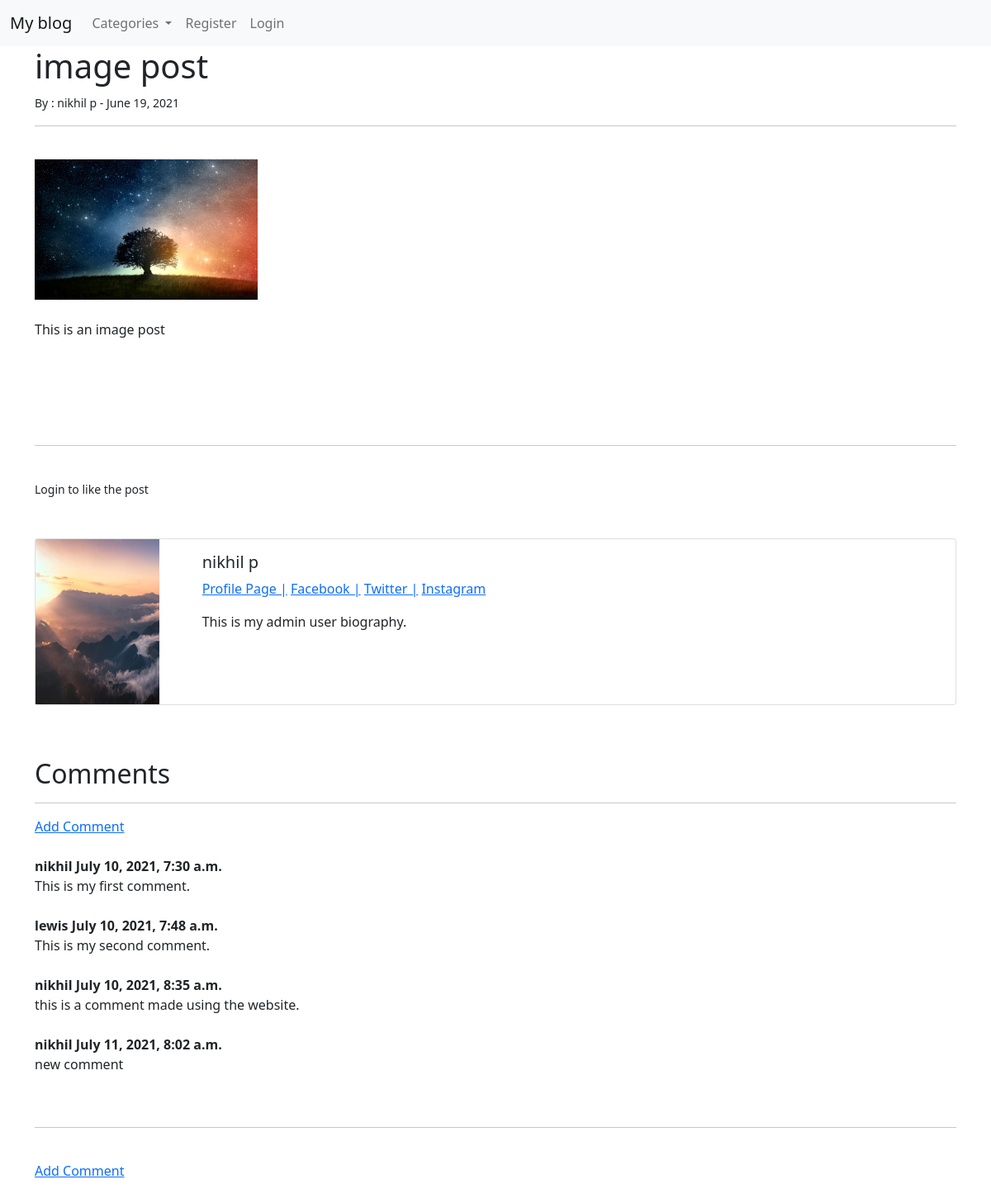
The app's page /article/10 with its own data.
### theblog/models.py (models this page shows, shortened)
class Post(models.Model):
    title = models.CharField(max_length=255)
    header_image = models.ImageField(null=True, blank=True, upload_to="images/")
    title_tag = models.CharField(max_length=255, default = "My blog")
    author = models.ForeignKey(User, on_delete=models.CASCADE)
    body = RichTextField(blank=True, null=True)
    post_date = models.DateField(auto_now_add=True)
    category = models.CharField(max_length=255, default='coding')
    snippet = models.CharField(max_length=255)
    likes = models.ManyToManyField(User, related_name='blog_posts')
    def total_likes(self):
        return self.likes.count()

class Profile(models.Model):
    user = models.OneToOneField(User, null=True, on_delete=models.CASCADE)
    bio = models.TextField()
    profile_pic = models.ImageField(null=True, blank=True, upload_to="images/profile")
    website_url = models.CharField(max_length=255, null=True, blank=True)
    facebook_url = models.CharField(max_length=255, null=True, blank=True)
    twitter_url = models.CharField(max_length=255, null=True, blank=True)
    instagram_url = models.CharField(max_length=255, null=True, blank=True)
    pinterest_url = models.CharField(max_length=255, null=True, blank=True)

class Comment(models.Model):
    post = models.ForeignKey(Post, related_name="comments", on_delete=models.CASCADE)
    name = models.CharField(max_length=255)
    body = models.TextField()
    date_added = models.DateTimeField(auto_now_add=True)

### theblog/views.py (the view)
# urls.py: path('article/<int:pk>', ArticleDetailView.as_view(), name='article-detail' ),
class ArticleDetailView(DetailView):
    model = Post
    template_name = 'article_details.html'
    def get_context_data(self, *args, **kwargs):
        cat_menu = Category.objects.all
        context = super(ArticleDetailView, self).get_context_data(*args, **kwargs)
        context["cat_menu"] = cat_menu
        stuff = get_object_or_404(Post, id=self.kwargs['pk'])
        total_likes = stuff.total_likes()
        liked = False
        if stuff.likes.filter(id=self.request.user.id).exists():
            liked = True
        context["total_likes"] = total_likes
        context["liked"] = liked
        return context

### theblog/models.py (called while the page is built)
    def __str__(self):
        return self.name

### theblog/templates/article_details.html (shortened to what this page needs)
{% extends 'base.html' %}
{% load static %}
{% block content %}
<h1>{{ post.title }}</h1>
<small>
  By : {{ post.author.first_name }} {{ post.author.last_name }} - {{ post.post_date }}
</small>
<br />
<hr />
<br />
{% if post.header_image %}
<img src="{{ post.header_image.url }}" />
{% endif %}
<br /><br />
{{ post.body | safe}}
<br /><br />
<br /><br />
<hr />
<br />
<form action="{% url 'like_post' post.pk %}" method="POST">
  {% if user.is_authenticated %} {% if liked %}
  <button
    type="submit"
    ,
    name="post_id"
    ,
    value="{{ post.id }}"
    ,
    class="btn btn-warning btn-sm"
  >
    Unlike
  </button>
  - {% else %}
  <button
    type="submit"
    ,
    name="post_id"
    ,
    value="{{ post.id }}"
    ,
    class="btn btn-primary btn-sm"
  >
    Like
  </button>
  -
  {% endif %} {{ total_likes }} Likes {% else %}
  <small> Login to like the post</small>
  {% endif %}
</form>
<br /><br />
<div class="card mb-3">
  <div class="row g-0">
    <div class="col-md-2">
      {% if post.author.profile.profile_pic %}
      <img
        src="{{ post.author.profile.profile_pic.url }}"
        width="150"
        height="200"
        alt="..."
      />
      {% endif %}
    </div>
    <div class="col-md-10">
      <div class="card-body">
        <h5 class="card-title">
          {{ post.author.first_name }} {{ post.author.last_name }}
        </h5>
        <p class="card-text text-muted">
          {% if  post.author.profile.id %}
          <a href="{% url 'show_profile_page' post.author.profile.id %}"
            >Profile Page |</a
          >
          {% endif %}
           {% if post.author.profile.facebook_url %}
          <a href="{{ post.author.profile.facebook_url }}">Facebook |</a>
          {% endif %} {% if post.author.profile.twitter_url %}
          <a href="{{ post.author.profile.twitter_url }}">Twitter |</a>
          {% endif %} {% if post.author.profile.instagram_url %}
          <a href="{{ post.author.profile.instagram_url }}">Instagram</a>
          {% endif %}
        </p>
        <p class="card-text">{{ post.author.profile.bio }}</p>
      </div>
    </div>
  </div>
</div>
<br /><br />
<h2>Comments</h2>
<hr />
{% if not post.comments.all %} No comments yet <br />
<a href="{% url 'add_comment' post.pk %}">Add one</a><br /><br />
{% else %}
<a href="{% url 'add_comment' post.pk %}">Add Comment</a><br /><br />
{% for comment in post.comments.all %}
<strong>
  {{ comment.name }} {{ comment.date_added }}
  <br />
</strong>
{{ comment.body }}
<br />
<br />
{% endfor %}
<br />
<hr />
<br />
<a href="{% url 'add_comment' post.pk %}">Add Comment</a><br /><br />
<br/><br/>
{% endif %}
{% endblock %}

### theblog/templates/base.html (shortened to what this page needs)
<!DOCTYPE html>
<html lang="en">
  <head>
    <link
      href="https://cdn.jsdelivr.net/npm/bootstrap@5.0.1/dist/css/bootstrap.min.css"
      rel="stylesheet"
    />
  </head>
  <body>
    <nav class="navbar navbar-expand-lg navbar-light bg-light">
      <div class="container-fluid">
        <a class="navbar-brand" href="{% url 'home' %}">My blog</a>
        <div class="collapse navbar-collapse" id="navbarSupportedContent">
          <ul class="navbar-nav me-auto mb-2 mb-lg-0">
            {% if cat_menu %}
            <li class="nav-item dropdown">
              <a
                class="nav-link dropdown-toggle"
                href="#"
                id="navbarDropdownMenuLink"
                role="button"
                data-bs-toggle="dropdown"
                aria-expanded="false"
              >
                Categories
              </a>
            </li>
            {% else %}
            <li class="nav-item">
              <a class="nav-link" href="{%  url 'category-list' %}"
                >Categories</a
              >
            </li>
            {% endif %}
            {% if user.is_authenticated %}
            <li class="nav-item">
              <a class="nav-link" href="{%  url 'add_post' %}">Add Post</a>
            </li>
            <li class="nav-item">
              <a class="nav-link" href="{%  url 'add_category' %}"
                >Add Category</a
              >
            </li>
            {% else %}
            <li class="nav-item">
              <a class="nav-link" href="{%  url 'register' %}">Register</a>
            </li>
            <li class="nav-item">
              <a class="nav-link" href="{%  url 'login' %}">Login</a>
            </li>
            {% endif %}
          </ul>
        </div>
      </div>
    </nav>
    <div class="container">
      {% block content %} {% endblock%}
    </div>
  </body>
</html>

### records on screen
Post: title "image post", author.first_name "nikhil", author.last_name "p", post_date "June 19, 2021", header_image (picture), body "This is an image post", author.profile.profile_pic (picture), author.profile.bio "This is my admin user biography."
Comment: name "nikhil", date_added "July 10, 2021, 7:30 a.m.", body "This is my first comment."
Comment: name "lewis", date_added "July 10, 2021, 7:48 a.m.", body "This is my second comment."
Comment: name "nikhil", date_added "July 10, 2021, 8:35 a.m.", body "this is a comment made using the website."
Comment: name "nikhil", date_added "July 11, 2021, 8:02 a.m.", body "new comment"
